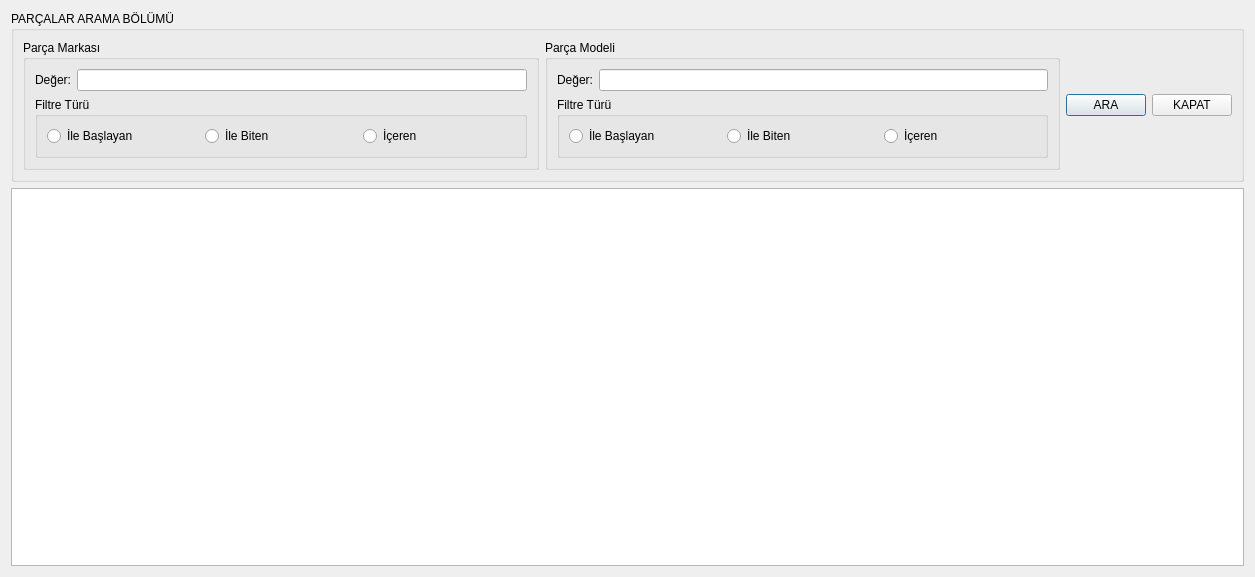
<?xml version="1.0" encoding="UTF-8"?>
<ui version="4.0">
 <class>TMOParcaListeFormu</class>
 <widget class="QDialog" name="TMOParcaListeFormu">
  <property name="geometry">
   <rect>
    <x>0</x>
    <y>0</y>
    <width>1255</width>
    <height>577</height>
   </rect>
  </property>
  <property name="windowTitle">
   <string>Dialog</string>
  </property>
  <layout class="QGridLayout" name="gridLayout_6">
   <item row="0" column="0">
    <widget class="QGroupBox" name="GPAramaBolumu">
     <property name="title">
      <string>PARÇALAR ARAMA BÖLÜMÜ</string>
     </property>
     <layout class="QGridLayout" name="gridLayout_5">
      <item row="0" column="1">
       <widget class="QGroupBox" name="GPParcaModeli">
        <property name="title">
         <string>Parça Modeli</string>
        </property>
        <layout class="QGridLayout" name="gridLayout_4">
         <item row="0" column="0">
          <widget class="QLabel" name="LPModeliDeger">
           <property name="text">
            <string>Değer:</string>
           </property>
          </widget>
         </item>
         <item row="0" column="1">
          <widget class="QLineEdit" name="LEPModeliDeger"/>
         </item>
         <item row="1" column="0" colspan="2">
          <widget class="QGroupBox" name="GPPModeliFiltreTuru">
           <property name="title">
            <string>Filtre Türü</string>
           </property>
           <layout class="QGridLayout" name="gridLayout_3">
            <item row="0" column="0">
             <widget class="QRadioButton" name="RBPModeliFTIleBaslayan">
              <property name="text">
               <string>İle Başlayan</string>
              </property>
             </widget>
            </item>
            <item row="0" column="1">
             <widget class="QRadioButton" name="RBPModeliIFTIleBiten">
              <property name="text">
               <string>İle Biten</string>
              </property>
             </widget>
            </item>
            <item row="0" column="2">
             <widget class="QRadioButton" name="RBPModeliFTIceren">
              <property name="text">
               <string>İçeren</string>
              </property>
             </widget>
            </item>
           </layout>
          </widget>
         </item>
        </layout>
       </widget>
      </item>
      <item row="0" column="2">
       <widget class="QPushButton" name="PBAra">
        <property name="text">
         <string>ARA</string>
        </property>
       </widget>
      </item>
      <item row="0" column="0">
       <widget class="QGroupBox" name="GPParcaMarkasi">
        <property name="title">
         <string>Parça Markası</string>
        </property>
        <layout class="QGridLayout" name="gridLayout_2">
         <item row="0" column="0">
          <widget class="QLabel" name="LPMarkasiDeger">
           <property name="text">
            <string>Değer:</string>
           </property>
          </widget>
         </item>
         <item row="0" column="1">
          <widget class="QLineEdit" name="LEPMarkasiDeger"/>
         </item>
         <item row="1" column="0" colspan="2">
          <widget class="QGroupBox" name="GPPMarkasiFiltreTuru">
           <property name="title">
            <string>Filtre Türü</string>
           </property>
           <layout class="QGridLayout" name="gridLayout">
            <item row="0" column="0">
             <widget class="QRadioButton" name="RBPMarkasiFTIleBaslayan">
              <property name="text">
               <string>İle Başlayan</string>
              </property>
             </widget>
            </item>
            <item row="0" column="1">
             <widget class="QRadioButton" name="RBPMarkasiFTIleBiten">
              <property name="text">
               <string>İle Biten</string>
              </property>
             </widget>
            </item>
            <item row="0" column="2">
             <widget class="QRadioButton" name="RBPMarkasiFTIceren">
              <property name="text">
               <string>İçeren</string>
              </property>
             </widget>
            </item>
           </layout>
          </widget>
         </item>
        </layout>
       </widget>
      </item>
      <item row="0" column="3">
       <widget class="QPushButton" name="PBKapat">
        <property name="text">
         <string>KAPAT</string>
        </property>
       </widget>
      </item>
     </layout>
    </widget>
   </item>
   <item row="1" column="0">
    <widget class="QTableWidget" name="TWTablo"/>
   </item>
  </layout>
 </widget>
 <resources/>
 <connections/>
</ui>
